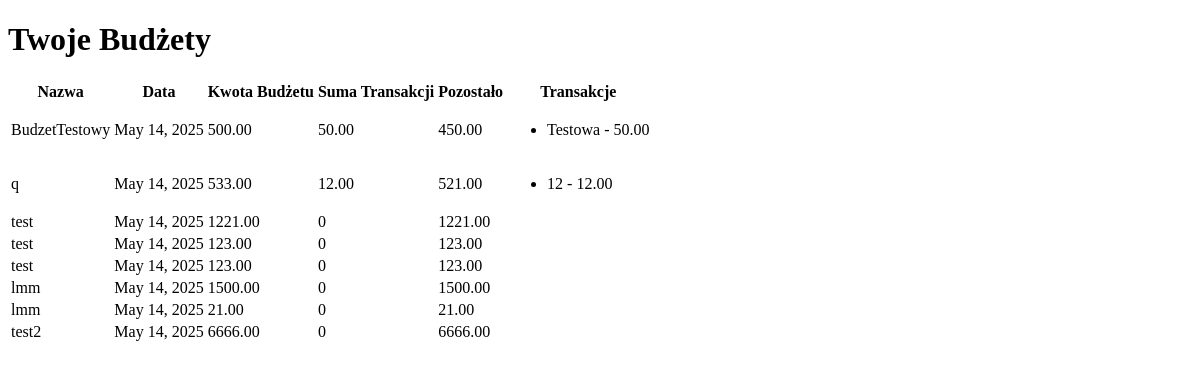
The app's page /budget_list/, older data.
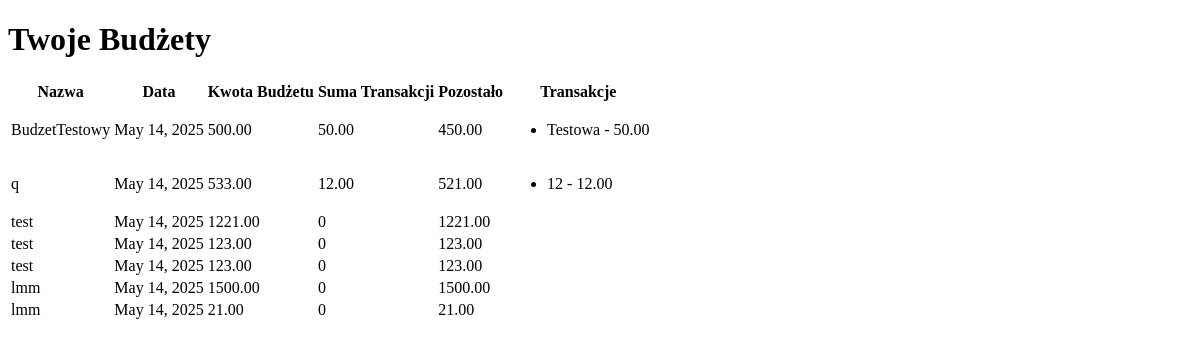
The same page, newer data.
### budzetApp/models.py (models this page shows, shortened)
class Budzety(models.Model):
    id = models.AutoField(primary_key=True)
    name = models.CharField(max_length=100)
    budget_amount = models.DecimalField(max_digits=10, decimal_places=2)
    date = models.DateField(default=timezone.now)
    users = models.ManyToManyField(Uzytkownicy, through='UzytkownikBudzetPolaczenia', related_name='budzety')

class Transakcje(models.Model):
    id = models.AutoField(primary_key=True)
    budget = models.ForeignKey(Budzety, on_delete=models.DO_NOTHING, null=True, blank=False)
    category = models.ForeignKey(Kategorie, on_delete=models.SET_NULL, null=True)
    amount = models.DecimalField(max_digits=10, decimal_places=2)
    transaction_date = models.DateField()
    description = models.TextField()
    user = models.ForeignKey(Uzytkownicy, on_delete=models.DO_NOTHING)

### budzetApp/views.py (the view)
# urls.py: path('budget_list/', views.budget_list, name='budget_list'),
def budget_list(request):
    budgets = Budzety.objects.all()
    budget_summaries = []
    for budget in budgets:
        transactions = Transakcje.objects.select_related('budget').filter(budget=budget.id)
        total_transactions = sum(bt.amount for bt in transactions)
        budget_summaries.append({
            'budget': budget,
            'transactions': transactions,
            'total_transactions': total_transactions,
            'remaining': budget.budget_amount - total_transactions
        })
    return render(request, 'budzetApp/budget_list.html', {'budget_summaries': budget_summaries})

### budzetApp/templates/budzetApp/budget_list.html (shortened to what this page needs)
<!DOCTYPE html>
<html lang="pl">
<head>
</head>
<body>
    <h1>Twoje Budżety</h1>
    <table>
        <thead>
            <tr>
                <th>Nazwa</th>
                <th>Data</th>
                <th>Kwota Budżetu</th>
                <th>Suma Transakcji</th>
                <th>Pozostało</th>
                <th>Transakcje</th>
            </tr>
        </thead>
        <tbody>
            {% for summary in budget_summaries %}
            <tr>
                <td>{{ summary.budget.name }}</td>
                <td>{{ summary.budget.date }}</td>
                <td>{{ summary.budget.budget_amount }}</td>
                <td>{{ summary.total_transactions }}</td>
                <td>{{ summary.remaining }}</td>
                <td>
                    <ul>
                        {% for bt in summary.transactions %}
                        <li>{{ bt.description }} - {{ bt.amount }}</li>
                        {% endfor %}
                    </ul>
                </td>
            </tr>
            {% empty %}
            <tr><td colspan="5">Brak budżetów do wyświetlenia.</td></tr>
            {% endfor %}
        </tbody>
    </table>
</body>
</html>

Row changes from the older to the newer data that the page shows:
removed Budzety: budget.name "test2", budget "May 14, 2025", budget.budget_amount "6666.00", total_transactions "0", remaining "6666.00"
